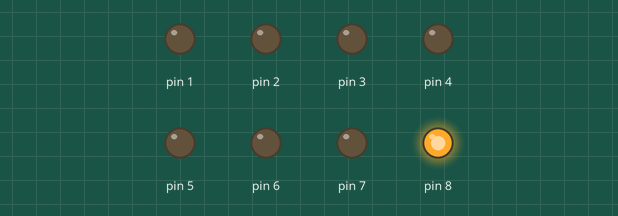
Bench run of a sketch on a simulated Arduino Uno, built with avr-gcc and run on an emulated ATmega328P. Parts: output pins drawn as LEDs (lit = HIGH).

Above: at 0.1 s.
At 0.5 s:
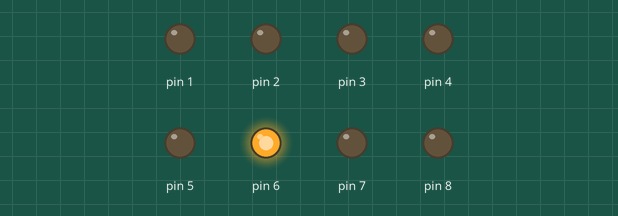
At 0.9 s:
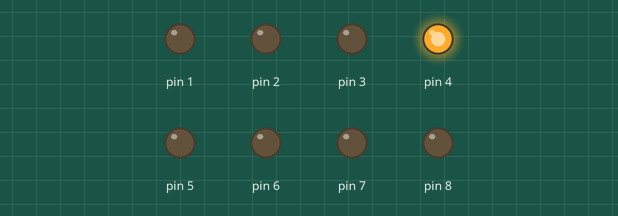
At 1.7 s:
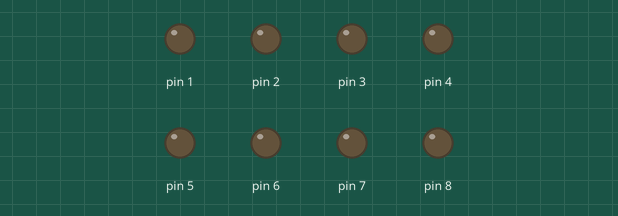
At 2.9 s:
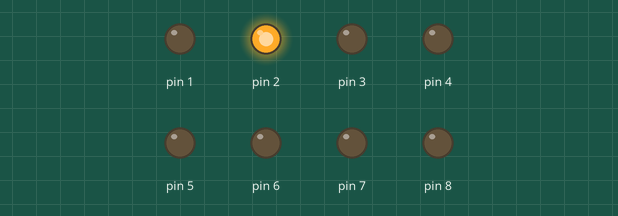
At 3.9 s:
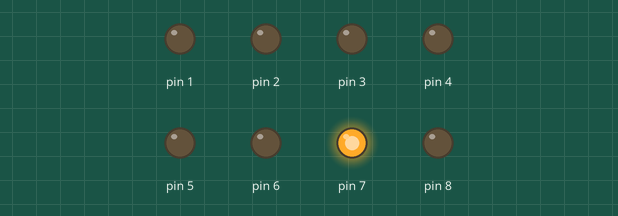
Timing chart, 0 to 4.2 s (numbered marks = the images above):
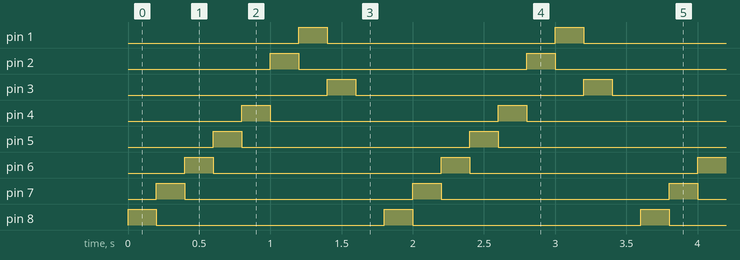

The sketch:

sketch_jan16a.ino
```cpp
void setup() {
  pinMode(1,OUTPUT);
  pinMode(2,OUTPUT);
  pinMode(3,OUTPUT);
  pinMode(4,OUTPUT);
  pinMode(5,OUTPUT);
  pinMode(6,OUTPUT);
  pinMode(7,OUTPUT);
  pinMode(8,OUTPUT);
}

void loop() {
  digitalWrite(8,HIGH);
  delay(200);
  digitalWrite(7,HIGH);
  digitalWrite(8,LOW);
  delay(200);
  digitalWrite(6,HIGH);
  digitalWrite(7,LOW);
  delay(200);
  digitalWrite(5,HIGH);
  digitalWrite(6,LOW);
  delay(200);
  digitalWrite(4,HIGH);
  digitalWrite(5,LOW);
  delay(200);
  digitalWrite(2,HIGH);
  digitalWrite(4,LOW);
  delay(200);
  digitalWrite(1,HIGH);
  digitalWrite(2,LOW);
  delay(200);
  digitalWrite(3,HIGH);
  digitalWrite(1,LOW);
  delay(200);
  digitalWrite(3,LOW);
  delay(200);
  // digitalWrite(8,HIGH);
  // delay(200);
  // digitalWrite(7,HIGH);
  // delay(200);
  // digitalWrite(6,HIGH);
  // delay(200);
  // digitalWrite(5,HIGH);
  // delay(200);
  // digitalWrite(4,HIGH);
  // delay(200);
  // digitalWrite(3,HIGH);
  // delay(200);
  // digitalWrite(2,HIGH);
  // delay(200);
  // digitalWrite(1,HIGH);
  // delay(200);
  // digitalWrite(8,LOW);
  // delay(200);
  // digitalWrite(7,LOW);
  // delay(200);
  // digitalWrite(6,LOW);
  // delay(200);
  // digitalWrite(5,LOW);
  // delay(200);
  // digitalWrite(4,LOW);
  // delay(200);
  // digitalWrite(3,LOW);
  // delay(200);
  // digitalWrite(2,LOW);
  // delay(200);
  // digitalWrite(1,LOW);
  // delay(200);
}
```

Measured:
- by itself, pin 1–8: alternates HIGH for 0.20 s and LOW for 1.6 s
- by itself, everything shown: repeats every 1.8 s, in 9 steps
